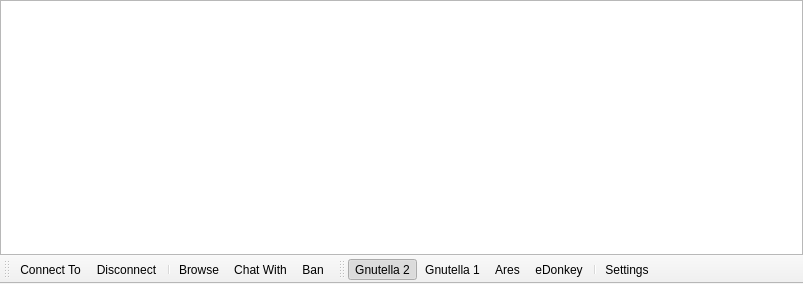
<?xml version="1.0" encoding="UTF-8"?>
<ui version="4.0">
 <class>WidgetNeighbors</class>
 <widget class="QMainWindow" name="WidgetNeighbors">
  <property name="geometry">
   <rect>
    <x>0</x>
    <y>0</y>
    <width>803</width>
    <height>284</height>
   </rect>
  </property>
  <property name="contextMenuPolicy">
   <enum>Qt::PreventContextMenu</enum>
  </property>
  <property name="windowTitle">
   <string>MainWindow</string>
  </property>
  <widget class="QWidget" name="centralwidget">
   <layout class="QVBoxLayout" name="verticalLayout">
    <property name="spacing">
     <number>0</number>
    </property>
    <property name="margin">
     <number>0</number>
    </property>
    <item>
     <widget class="QTableView" name="tableViewNeighbors">
      <property name="editTriggers">
       <set>QAbstractItemView::NoEditTriggers</set>
      </property>
      <property name="alternatingRowColors">
       <bool>true</bool>
      </property>
      <property name="selectionMode">
       <enum>QAbstractItemView::MultiSelection</enum>
      </property>
      <property name="selectionBehavior">
       <enum>QAbstractItemView::SelectRows</enum>
      </property>
      <property name="showGrid">
       <bool>false</bool>
      </property>
      <property name="gridStyle">
       <enum>Qt::NoPen</enum>
      </property>
      <attribute name="horizontalHeaderDefaultSectionSize">
       <number>50</number>
      </attribute>
      <attribute name="verticalHeaderVisible">
       <bool>false</bool>
      </attribute>
      <attribute name="verticalHeaderDefaultSectionSize">
       <number>15</number>
      </attribute>
      <attribute name="verticalHeaderMinimumSectionSize">
       <number>15</number>
      </attribute>
      <attribute name="verticalHeaderVisible">
       <bool>false</bool>
      </attribute>
      <attribute name="verticalHeaderDefaultSectionSize">
       <number>15</number>
      </attribute>
      <attribute name="verticalHeaderMinimumSectionSize">
       <number>15</number>
      </attribute>
      <attribute name="horizontalHeaderDefaultSectionSize">
       <number>50</number>
      </attribute>
     </widget>
    </item>
   </layout>
  </widget>
  <widget class="QToolBar" name="toolBarControls">
   <property name="contextMenuPolicy">
    <enum>Qt::PreventContextMenu</enum>
   </property>
   <property name="windowTitle">
    <string>toolBar</string>
   </property>
   <property name="iconSize">
    <size>
     <width>16</width>
     <height>16</height>
    </size>
   </property>
   <property name="toolButtonStyle">
    <enum>Qt::ToolButtonTextBesideIcon</enum>
   </property>
   <property name="floatable">
    <bool>false</bool>
   </property>
   <attribute name="toolBarArea">
    <enum>BottomToolBarArea</enum>
   </attribute>
   <attribute name="toolBarBreak">
    <bool>false</bool>
   </attribute>
   <addaction name="actionNeighborConnectTo"/>
   <addaction name="actionNeighborDisconnect"/>
   <addaction name="separator"/>
   <addaction name="actionNetworkBrowse"/>
   <addaction name="actionNetworkChatWith"/>
   <addaction name="actionNetworkBan"/>
  </widget>
  <widget class="QToolBar" name="toolBarNetworks">
   <property name="contextMenuPolicy">
    <enum>Qt::PreventContextMenu</enum>
   </property>
   <property name="windowTitle">
    <string>toolBar_2</string>
   </property>
   <property name="iconSize">
    <size>
     <width>16</width>
     <height>16</height>
    </size>
   </property>
   <property name="toolButtonStyle">
    <enum>Qt::ToolButtonTextBesideIcon</enum>
   </property>
   <property name="floatable">
    <bool>false</bool>
   </property>
   <attribute name="toolBarArea">
    <enum>BottomToolBarArea</enum>
   </attribute>
   <attribute name="toolBarBreak">
    <bool>false</bool>
   </attribute>
   <addaction name="actionGnutella2"/>
   <addaction name="actionGnutella1"/>
   <addaction name="actionAres"/>
   <addaction name="actionEDonkey"/>
   <addaction name="separator"/>
   <addaction name="actionSettings"/>
  </widget>
  <action name="actionNeighborConnectTo">
   <property name="icon">
    <iconset>
     <normaloff>:/Resource/Network/Connect.png</normaloff>:/Resource/Network/Connect.png</iconset>
   </property>
   <property name="text">
    <string>Connect To</string>
   </property>
   <property name="toolTip">
    <string>Connect To</string>
   </property>
  </action>
  <action name="actionNeighborDisconnect">
   <property name="icon">
    <iconset>
     <normaloff>:/Resource/Network/Disconnect.png</normaloff>:/Resource/Network/Disconnect.png</iconset>
   </property>
   <property name="text">
    <string>Disconnect</string>
   </property>
   <property name="toolTip">
    <string>Disconnect</string>
   </property>
  </action>
  <action name="actionNetworkBrowse">
   <property name="icon">
    <iconset>
     <normaloff>:/Resource/Network/Browse.png</normaloff>:/Resource/Network/Browse.png</iconset>
   </property>
   <property name="text">
    <string>Browse</string>
   </property>
   <property name="toolTip">
    <string>Browse</string>
   </property>
  </action>
  <action name="actionNetworkChatWith">
   <property name="icon">
    <iconset>
     <normaloff>:/Resource/Chat/Chat.png</normaloff>:/Resource/Chat/Chat.png</iconset>
   </property>
   <property name="text">
    <string>Chat With</string>
   </property>
   <property name="toolTip">
    <string>Chat With</string>
   </property>
  </action>
  <action name="actionNetworkBan">
   <property name="icon">
    <iconset>
     <normaloff>:/Resource/Generic/Ban.png</normaloff>:/Resource/Generic/Ban.png</iconset>
   </property>
   <property name="text">
    <string>Ban</string>
   </property>
   <property name="toolTip">
    <string>Ban</string>
   </property>
  </action>
  <action name="actionGnutella1">
   <property name="checkable">
    <bool>true</bool>
   </property>
   <property name="icon">
    <iconset>
     <normaloff>:/Resource/Networks/Gnutella1.png</normaloff>:/Resource/Networks/Gnutella1.png</iconset>
   </property>
   <property name="text">
    <string>Gnutella 1</string>
   </property>
  </action>
  <action name="actionEDonkey">
   <property name="checkable">
    <bool>true</bool>
   </property>
   <property name="icon">
    <iconset>
     <normaloff>:/Resource/Networks/EDonkey.png</normaloff>:/Resource/Networks/EDonkey.png</iconset>
   </property>
   <property name="text">
    <string>eDonkey</string>
   </property>
   <property name="toolTip">
    <string>eDonkey</string>
   </property>
  </action>
  <action name="actionGnutella2">
   <property name="checkable">
    <bool>true</bool>
   </property>
   <property name="checked">
    <bool>true</bool>
   </property>
   <property name="icon">
    <iconset>
     <normaloff>:/Resource/Networks/Gnutella2.png</normaloff>:/Resource/Networks/Gnutella2.png</iconset>
   </property>
   <property name="text">
    <string>Gnutella 2</string>
   </property>
  </action>
  <action name="actionAres">
   <property name="checkable">
    <bool>true</bool>
   </property>
   <property name="icon">
    <iconset>
     <normaloff>:/Resource/Networks/Ares.png</normaloff>:/Resource/Networks/Ares.png</iconset>
   </property>
   <property name="text">
    <string>Ares</string>
   </property>
  </action>
  <action name="actionSettings">
   <property name="icon">
    <iconset>
     <normaloff>:/Resource/Generic/Settings.png</normaloff>:/Resource/Generic/Settings.png</iconset>
   </property>
   <property name="text">
    <string>Settings</string>
   </property>
  </action>
 </widget>
 <resources/>
 <connections/>
</ui>
